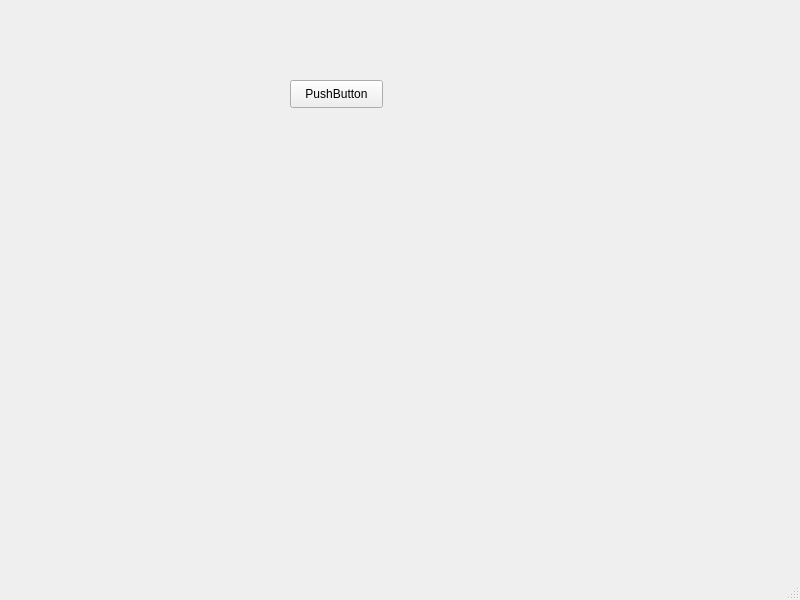
<?xml version="1.0" encoding="UTF-8"?>
<ui version="4.0">
 <class>MainWindow</class>
 <widget class="QMainWindow" name="MainWindow">
  <property name="geometry">
   <rect>
    <x>0</x>
    <y>0</y>
    <width>800</width>
    <height>600</height>
   </rect>
  </property>
  <property name="windowTitle">
   <string>MainWindow</string>
  </property>
  <widget class="QWidget" name="centralwidget">
   <widget class="QPushButton" name="pushButton">
    <property name="geometry">
     <rect>
      <x>290</x>
      <y>80</y>
      <width>93</width>
      <height>28</height>
     </rect>
    </property>
    <property name="text">
     <string>PushButton</string>
    </property>
   </widget>
  </widget>
  <widget class="QMenuBar" name="menubar">
   <property name="geometry">
    <rect>
     <x>0</x>
     <y>0</y>
     <width>800</width>
     <height>26</height>
    </rect>
   </property>
  </widget>
  <widget class="QStatusBar" name="statusbar"/>
 </widget>
 <resources/>
 <connections/>
</ui>
